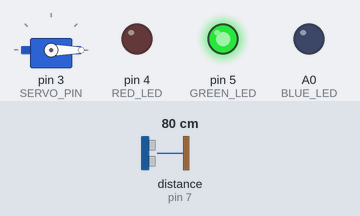
This sketch was run on a simulated Arduino Uno, built with avr-gcc and run on an emulated ATmega328P. On the bench: servo, output pins drawn as LEDs (lit = HIGH). Wiring (inferred from the names in the program): ultrasonic range finder: trigger pin 8; echo pin 7; IR receiver: data pin 2. The test bench sets the inputs (shaded band); at power-on: distance to the obstacle (sensor on pin 7) 80 cm. The echo pulse lasts 58.3 µs per cm; pins used as bus, display or sensor lines are not drawn.

Above: at 0.15 s.
At 5.4 s:
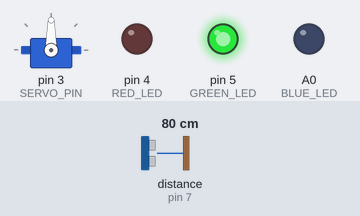
Timing chart, 0 to 7.0 s (numbered marks = the images above):
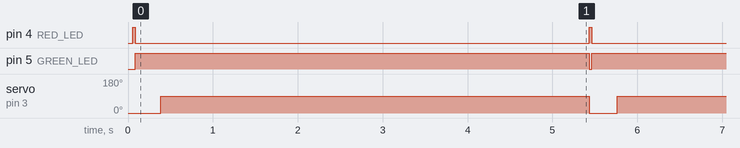

Measured:
- by itself, pin 4 (RED_LED): alternates HIGH for 0.03 s and LOW for 5.3 s
- by itself, pin 5 (GREEN_LED): alternates HIGH for 5.3 s and LOW for 0.03 s
- by itself, servo on pin 3 (SERVO_PIN): alternates 90° for 5.0 s and 0° for 0.33 s

The sketch:

04-Cancela.ino
```cpp
#include <SPI.h>
#include <MFRC522.h>
#include <Servo.h>

// Leitor RFID
#define SDA_PIN 10
#define SCK_PIN 13
#define MOSI_PIN 11
#define MISO_PIN 12
#define RESET_PIN 9

// Leds
#define RED_LED 4
#define GREEN_LED 5
#define BLUE_LED A0
#define YELLOW_LED A1

// Servo
#define SERVO_PIN 3

// Sensor de bloqueio
#define IR_SENSOR 2

// Sensor de ultrassons
#define TRIG_PIN 8
#define ECHO_PIN 7

// Estados
#define SCAN_STATE 0
#define OPEN_STATE 1
#define CLOSED_STATE 2

// Número de cartões na base de dados
#define ID_NUM 2

// Distância a partir da qual a luz de presença acende
#define MAX_DISTANCE 20


MFRC522 rfid(SDA_PIN, RESET_PIN);
Servo servo;


String id = "";
String myid[ID_NUM] = {"", ""};		// base de dados de cartões


int state = 0;				// variável de estado
bool obstacle_flag = 0;		// flag para indicar se há bloqueio
long duration = 0;			// duração do pulso recebido do sensor de ultrassons
int distance = 0;			// distância entre o objeto e o sensor de ultrassons


void setup() {
	// init SPI
  SPI.begin();
	// init RFID
  rfid.PCD_Init();
	delay(5);
	// init servo
  servo.attach(SERVO_PIN);
	// set servo to 0 deg
  servo.write(0);
	// set pin modes (leds, ir sensor, trig and echo)
  pinMode(RED_LED, OUTPUT);
  pinMode(GREEN_LED, OUTPUT);
  pinMode(BLUE_LED, OUTPUT);
  pinMode(BLUE_LED, OUTPUT);

  pinMode(IR_SENSOR, INPUT);
  pinMode(TRIG_PIN, OUTPUT);
  pinMode(ECHO_PIN, INPUT);
}

void loop() {

	switch(state) {
		// Estado SCAN_STATE
		case SCAN_STATE:
			// set green led low
      digitalWrite(GREEN_LED, LOW);
			// set red led high
      digitalWrite(RED_LED, HIGH);
			// set yellow led low
      digitalWrite(YELLOW_LED, LOW);
			// read card id and store in variable 'id'
      id = readCard();
			// search id in myid database
			for(int i=0; i<ID_NUM; i++) {
				if(myid[i].equals(id)) {
					state = OPEN_STATE;
				}
			}
			// set trig pin low
      digitalWrite(TRIG_PIN, LOW);
			// wait 2 us
      delayMicroseconds(2);
			// set trig pin high
      digitalWrite(TRIG_PIN, HIGH);
			// wait 10 us
      delayMicroseconds(10);
			// set trig pin low
      digitalWrite(TRIG_PIN, LOW);
			// get echo pin high time and store in variable 'duration'
      duration = pulseIn(ECHO_PIN, HIGH);
			// calculate distance based on duration
      distance = duration * 0,034/2;
			break;

		// Estado OPEN_STATE
		case OPEN_STATE:
			// set green led high
      digitalWrite(GREEN_LED, HIGH);
			// set red led low
      digitalWrite(RED_LED, LOW);
			delay(300);
			// set servo to 90 deg
      servo.write(90);
			// set obstacle flag to 0
      obstacle_flag = 0;
			// wait for 5 sec
			for(int i=0; i<5000; i++) {
				delay(1);
				// check if the passage is blocked, set obstacle flag to 1 and set yellow led high
        if(digitalRead(IR_SENSOR) == 1) obstacle_flag = 0;
			}
			// if obstacle flag is 1 go to open state
      if(obstacle_flag == 1){
        state = OPEN_STATE;
      // else if obstacle flag is 0 go to closed state
      }else{
        state = CLOSED_STATE;
      }
			break;

		// Estado CLOSED_STATE
		case CLOSED_STATE:
			// set yellow led low
      digitalWrite(YELLOW_LED, LOW);
			// set servo to 0 deg
      servo.write(0);
			// go to scan state
     state = SCAN_STATE;
			break;
	}
	// if distance less than MAX_DISTANCE turn white led on
  if(distance <= MAX_DISTANCE){
    pinMode(BLUE_LED, HIGH);
  }
	delay(1);
}

String readCard() {
	String content= "";
	if(rfid.PICC_IsNewCardPresent()) {
		if(rfid.PICC_ReadCardSerial()) {
			for(byte i=0; i<rfid.uid.size; i++) {
				if(rfid.uid.uidByte[i] < 0x10) content.concat(String("0"));
				content.concat(String(rfid.uid.uidByte[i], HEX));
			}
			content.toUpperCase();
		}
	}
	return content;
}
```
